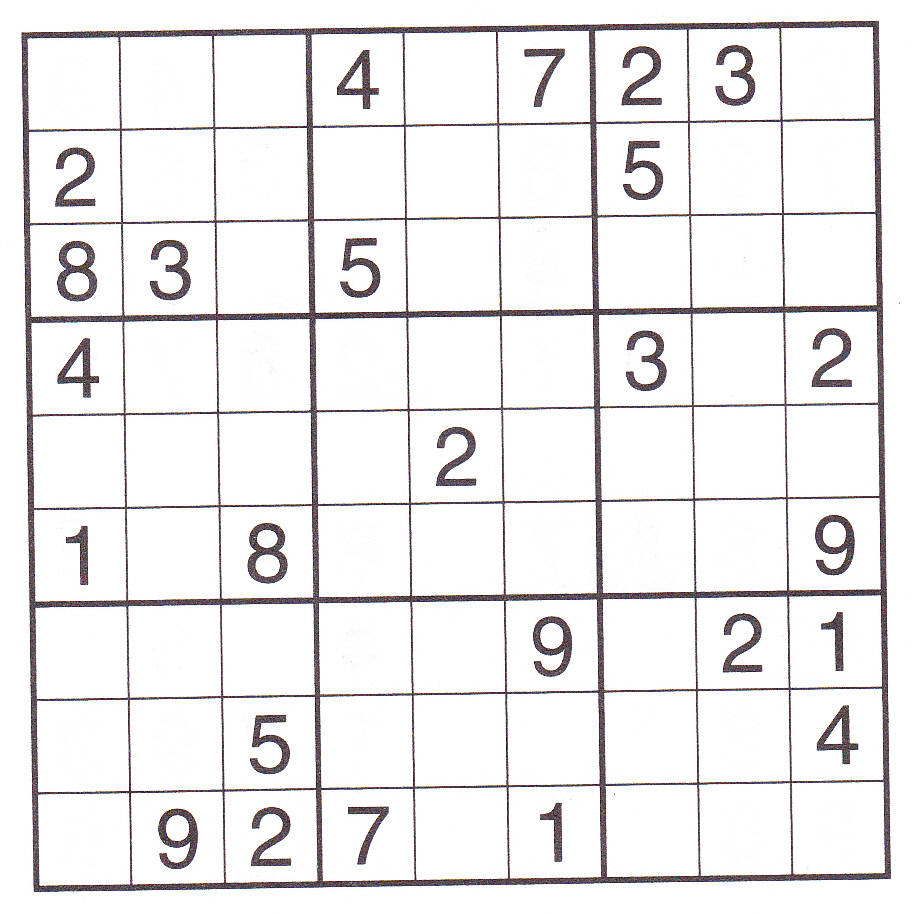
#> input picture sudoku.jpg, 920 x 914 px, found by its file name
$ python intersection_points.py
#> lines starting #> are read from the running program, lines starting #| are printed output that depends on the picture; pictures that were not available may be replaced by others from this repository, and a replacement may not be noted
### edge_detection/detect_edges.py
import numpy as np
import cv2
import os
import math

def clear_directory(path):

    path = os.path.abspath(path)
    #Clear Output Folder
    directoryToClean = os.path.join(os.path.dirname(os.path.abspath(__file__)), path)
    directoryItems = [os.path.join(directoryToClean, f) for f in os.listdir(directoryToClean)]
    [os.remove(f) for f in directoryItems if os.path.isfile(f)]
    print("[INFO] Directory cleared: ", path)

def draw_edges(path, lines):

    path = os.path.abspath(path)
    gray = cv2.imread('D:\sudoku\sudoku.jpg')

    a = len(lines)
    for i in range(a):
        img_copy = gray.copy()
        cv2.line(img_copy, (lines[i][0][0], lines[i][0][1]), (lines[i][0][2], lines[i][0][3]), (0, 0, 255), 3, cv2.LINE_AA)
        img_path = os.path.join(path,f'line{i}.jpg')
        cv2.imwrite(img_path,img_copy)


def segregate_vertical_horizontal_lines(lines):

    vertical =[]
    horizontal = []

    a,_,_ = lines.shape
    for i in range(a):
        if (lines[i][0][0] - lines[i][0][1] < 0) and (lines[i][0][0] < lines[i][0][2]):
        #if (lines[i][0][2] - lines[i][0][1])/ (lines[i][0][0] - lines[i][0][0]):
            horizontal.append(lines[i])
        else:
            vertical.append(lines[i])
    return vertical,horizontal


def filter_edges(lines, line_type):

    filtered_edges = []
    distance = []
    coordinates = []

    if line_type == "vertical":
        for i in range(len(lines)):
            coordinates.append(lines[i][0][0])

    else:
        for i in range(len(lines)):
            coordinates.append(lines[i][0][1])

    for i in range(len(coordinates)-1):
        distance.append(coordinates[i+1] - coordinates[i])

    avg_distance = (max(distance) + min(distance))/2
    for i in range(len(coordinates) -1):
        if distance[i] > avg_distance:
            filtered_edges.append(lines[i])
    filtered_edges.append(lines[len(lines)-1])

    return filtered_edges


# [36 lines of commented-out code are left out]

### edge_detection/intersection_points.py
import cv2
import math
from math import trunc
import numpy as np
import os


import detect_edges

def line_intersection(line1,line2):

    line1 = line1[0].tolist()
    line2 = line2[0]

    line1 = [[line1[0], line1[1]],[line1[2], line1[3]]]
    line2 = [[line2[0], line2[1]],[line2[2], line2[3]]]

    xdiff = (line1[0][0] - line1[1][0], line2[0][0] - line2[1][0])
    ydiff = (line1[0][1] - line1[1][1], line2[0][1] - line2[1][1])

    def det(a,b):
        return a[0] * b[1] - a[1] * b[0]

    div = det(xdiff, ydiff)
    if div == 0:
        raise Exception('Lines do not interesect')

    d = (det(*line1), det(*line2))
    x = trunc(det(d, xdiff) / div)
    y = trunc(det(d, ydiff) / div)

    return (x,y)

# Clear Output Folder
detect_edges.clear_directory('edges_output/all_edges')
detect_edges.clear_directory('edges_output/segregated_edges/vertical')
detect_edges.clear_directory('edges_output/segregated_edges/horizontal')
detect_edges.clear_directory('edges_output/filtered_edges/vertical')
detect_edges.clear_directory('edges_output/filtered_edges/horizontal')
detect_edges.clear_directory('squares/')

#Pre-process Image
gray = cv2.imread('D:\sudoku\sudoku.jpg') #Convert to greay scale
#> gray is the input picture: shape (914, 920, 3); mean B, G, R 236.9, 236.1, 237.7
orginal_img = cv2.imread('D:\sudoku\sudoku.jpg')
edges = cv2.Canny(gray,50,150,apertureSize = 3) #Get edges
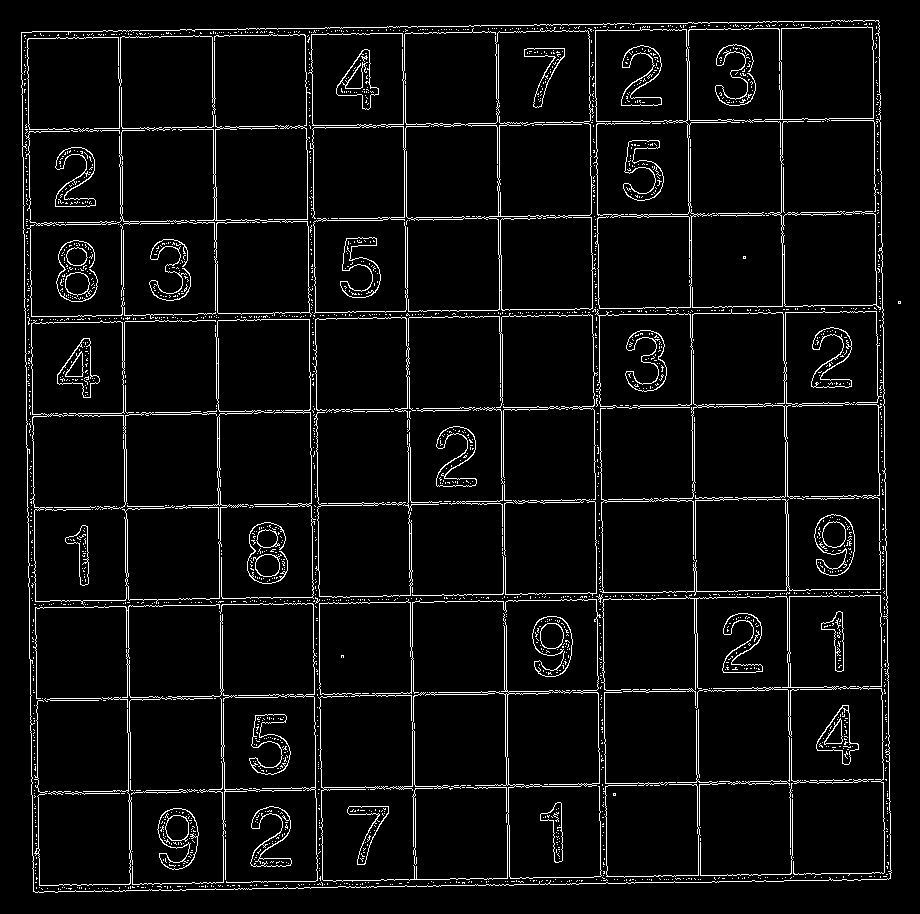
#> edges: shape (914, 920); 5.3% white in thin lines or dots
cv2.imwrite('edges-50-150.jpg',edges)

#Get edges - HoughLinesP
w,h = edges.shape
#> w = 914; h = 920
minLineLength= max(math.floor(w-(w*0.10)),math.floor(h-(h*0.10)))
#> minLineLength = 828
lines = cv2.HoughLinesP(image=edges,rho=1,theta=np.pi/360, threshold=150,lines=np.array([]), minLineLength=minLineLength,maxLineGap=100)
#> lines = 40 rows, first 6: [117, 31, 132, 890], [686, 23, 701, 882], [402, 26, 417, 886], [26, 416, 884, 401], [494, 25, 509, 885], [23, 225, 881, 210]
detect_edges.draw_edges('edges_output/all_edges/',lines)
#> in draw_edges, `a = len(lines)`: a = 40
print("Number of detected lines:",len(lines))
#| Number of detected lines: 40

#Get vertical & horizontal lines:
vertical, horizontal = detect_edges.segregate_vertical_horizontal_lines(lines)
#> after the loop in segregate_vertical_horizontal_lines, `for i in range(a):`: horizontal = 24 items, first 6: [[26, 416, 884, 401]], [[23, 225, 881, 210]], [[22, 131, 880, 116]], [[33, 886, 890, 871]], [[36, 892, 890, 878]], [[27, 511, 885, 496]]; vertical = 16 items, first 6: [[117, 31, 132, 890]], [[686, 23, 701, 882]], [[402, 26, 417, 886]], [[494, 25, 509, 885]], [[781, 21, 789, 880]], [[211, 29, 226, 881]]
print("Number of vertical lines:",len(vertical))
#| Number of vertical lines: 16
print("Number of horizontal lines:",len(horizontal))
#| Number of horizontal lines: 24


#Sort Edges:
vertical_sorted = sorted(vertical, key=lambda i: i[0][0])
#> vertical_sorted = 16 items, first 6: [[117, 31, 132, 890]], [[121, 30, 128, 890]], [[211, 29, 226, 881]], [[214, 29, 222, 886]], [[302, 28, 317, 887]], [[313, 28, 321, 887]]
horizontal_sorted = sorted(horizontal, key=lambda i: i[0][1])
#> horizontal_sorted = 24 items, first 6: [[26, 32, 41, 888]], [[21, 34, 878, 27]], [[21, 39, 878, 24]], [[22, 131, 880, 116]], [[22, 132, 880, 117]], [[23, 221, 881, 213]]
detect_edges.draw_edges('edges_output/segregated_edges/vertical',vertical_sorted)
detect_edges.draw_edges('edges_output/segregated_edges/horizontal',horizontal_sorted)

# Filter excess lines based on - Distance between lines
vertical_filtered = detect_edges.filter_edges(vertical_sorted,"vertical")
#> the loop in filter_edges, `for i in range(len(lines)):` made 16 passes
#> after the loop in filter_edges, `for i in range(len(lines)):`: coordinates = [117, 121, 211, 214, 302, 313, 400, 402, 494, 496, 586, 592, 686, 689, 781, 876]
#> the loop in filter_edges, `for i in range(len(coordinates)-1):` made 15 passes
#> after the loop in filter_edges, `for i in range(len(coordinates)-1):`: distance = [4, 90, 3, 88, 11, 87, 2, 92, 2, 90, 6, 94, 3, 92, 95]
#> in filter_edges, `avg_distance = (max(distance) + min(distance))/2`: avg_distance = 48.5
#> the loop in filter_edges, `for i in range(len(coordinates) -1):` made 15 passes
#> after the loop in filter_edges, `for i in range(len(coordinates) -1):`: filtered_edges = [[[121, 30, 128, 890]], [[214, 29, 222, 886]], [[313, 28, 321, 887]], [[402, 26, 417, 886]], [[496, 25, 511, 885]], [[592, 24, 607, 882]], [[689, 22, 696, 882]], [[781, 21, 789, 880]]]
#> vertical_filtered = [[[121, 30, 128, 890]], [[214, 29, 222, 886]], [[313, 28, 321, 887]], [[402, 26, 417, 886]], [[496, 25, 511, 885]], [[592, 24, 607, 882]], [[689, 22, 696, 882]], [[781, 21, 789, 880]], [[876, 20, 891, 872]]]
detect_edges.draw_edges('edges_output/filtered_edges/vertical',vertical_filtered)
horizontal_filtered = detect_edges.filter_edges(horizontal_sorted,"horizontal")
#> the loop in filter_edges (call 2), `for i in range(len(lines)):` made 24 passes
#> the loop in filter_edges (call 2), `for i in range(len(coordinates)-1):` made 23 passes
#> the loop in filter_edges (call 2), `for i in range(len(coordinates) -1):` made 23 passes
#> horizontal_filtered = [[[21, 39, 878, 24]], [[22, 132, 880, 117]], [[23, 225, 881, 210]], [[25, 323, 882, 308]], [[26, 416, 884, 401]], [[28, 512, 877, 497]], [[29, 608, 886, 594]], [[30, 702, 888, 687]], [[32, 795, 889, 780]], [[36, 892, 890, 878]]]
detect_edges.draw_edges('edges_output/filtered_edges/horizontal',horizontal_filtered)

#----------------------------------------------------------------
#           Intersection Points
#----------------------------------------------------------------

intersection_points= []
intersection_index = 0
for hline in horizontal_filtered:

    hline_points = []

    for vline in vertical_filtered:

        img_copy = orginal_img.copy()
        center_coordinates = line_intersection(hline, vline)
        #print(f'Vertical Line: {vline}  Horizontal Line: {hline}')
        #print(f'Intersection:{center_coordinates} \n\n')
        hline_points.append(center_coordinates)
        cv2.circle(img_copy, center_coordinates, 10, (255, 255, 0), 5)
        cv2.line(img_copy, (vline[0][0], vline[0][1]), (vline[0][2], vline[0][3]), (0, 0, 255), 3, cv2.LINE_AA)
        cv2.line(img_copy, (hline[0][0], hline[0][1]), (hline[0][2], hline[0][3]), (0, 0, 255), 3, cv2.LINE_AA)

        cv2.imwrite(f"intersections/{intersection_index}.jpg", img_copy)
        intersection_index = intersection_index + 1


    intersection_points.append(hline_points)
#> this loop made 10 passes
#> pass 1, `cv2.imwrite(f"intersections/{intersection_index}.jpg", img_copy)`:
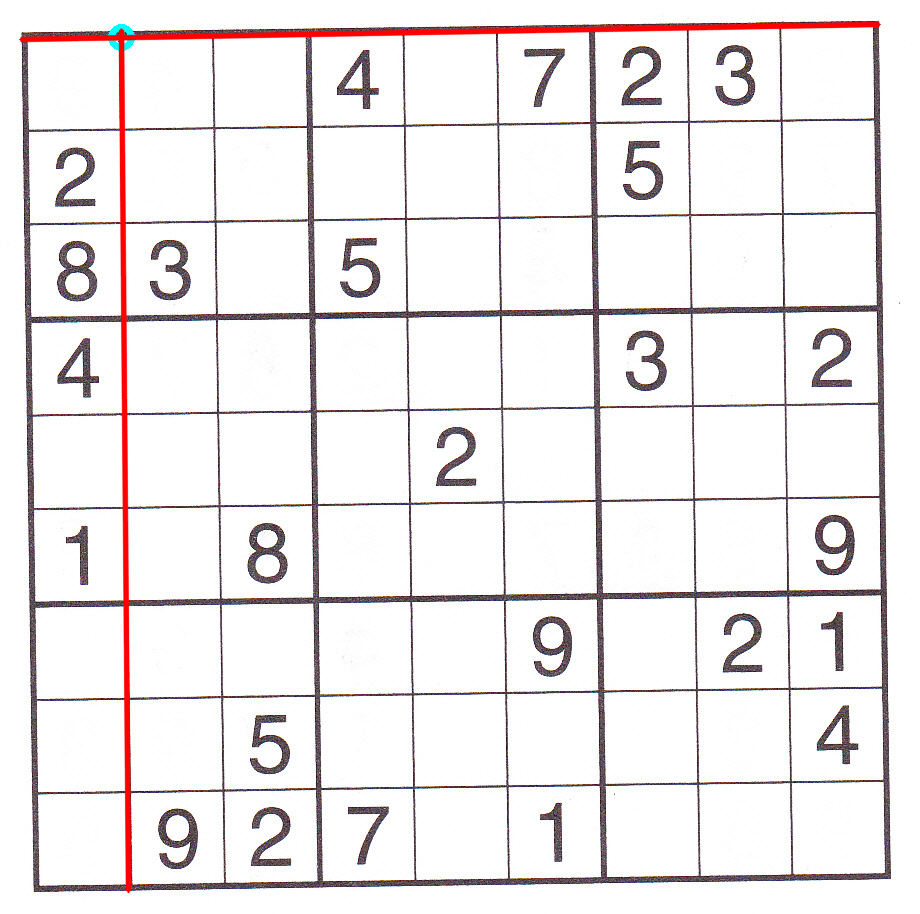
#> saved as 0.jpg: shape (914, 920, 3); mean B, G, R 235.1, 234.3, 238.5
#> pass 1, `cv2.imwrite(f"intersections/{intersection_index}.jpg", img_copy)`:
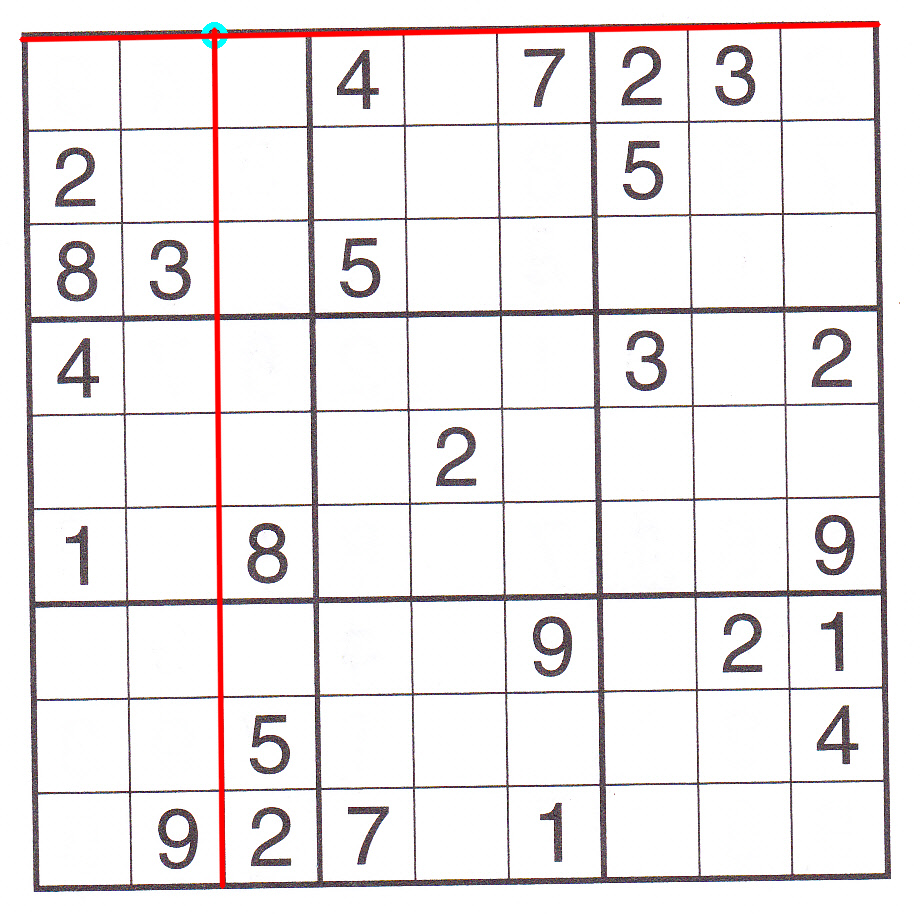
#> saved as 1.jpg: shape (914, 920, 3); mean B, G, R 235.1, 234.3, 238.6
#> pass 1, `cv2.imwrite(f"intersections/{intersection_index}.jpg", img_copy)`:
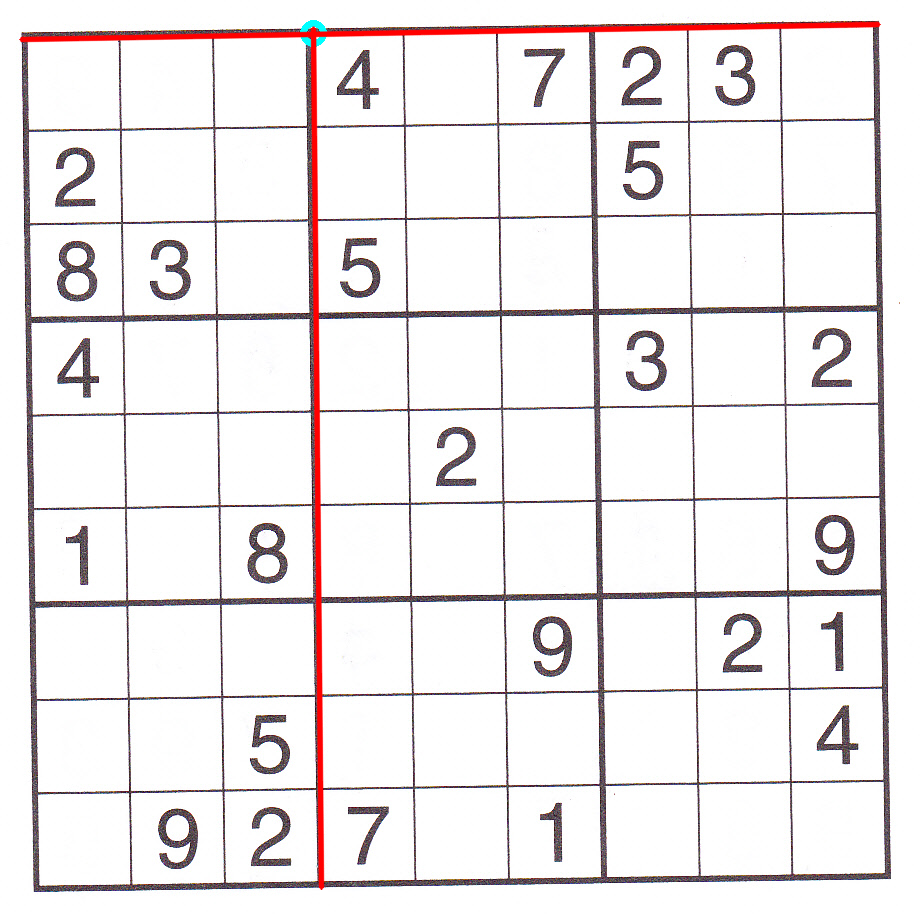
#> saved as 2.jpg: shape (914, 920, 3); mean B, G, R 235.2, 234.4, 238.6
#> pass 1, `cv2.imwrite(f"intersections/{intersection_index}.jpg", img_copy)`:
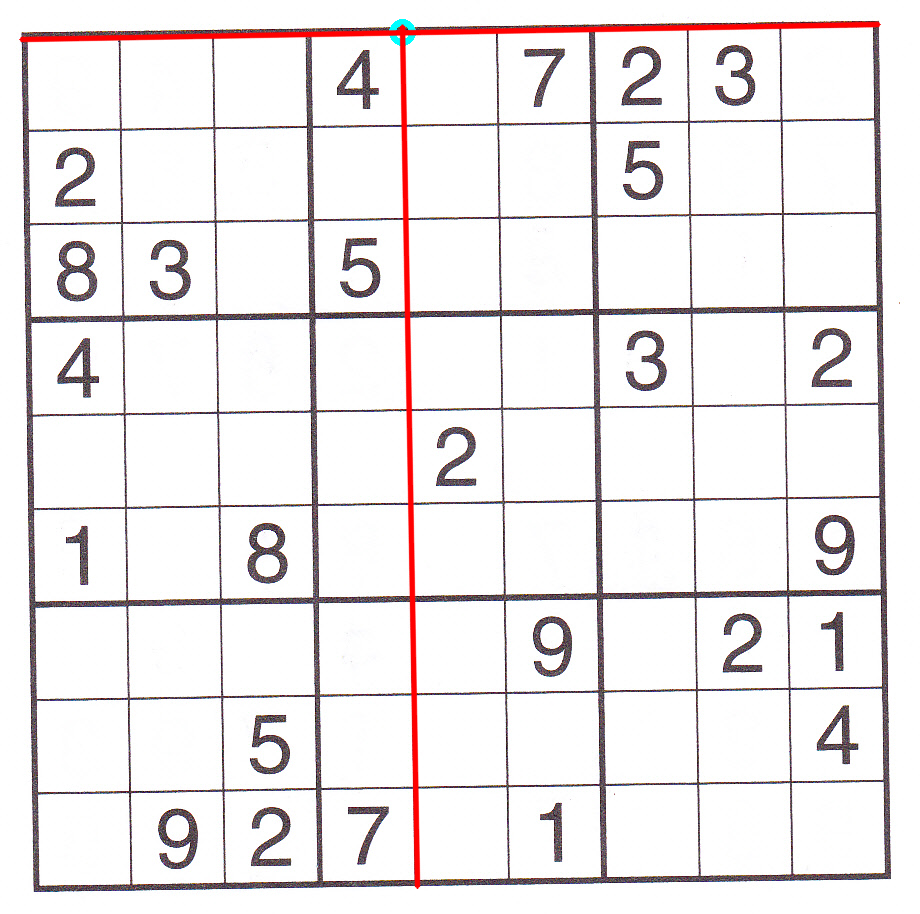
#> saved as 3.jpg: shape (914, 920, 3); mean B, G, R 235.1, 234.3, 238.6
print(intersection_points)
#> (printed output is left out)

#----------------------------------------------------------------
#           Cropping squares
#----------------------------------------------------------------

square_number = 0
for i in range(0,8):
     #rows
    for j in range(0,7): #colums

        point1 = intersection_points[i][j] #top left vertex
        point2 = intersection_points[i+1][j+1] #bottom right vertex

        print(point1)
        print(point2)


        img_copy = orginal_img[point1[1]: point2[1], point1[0]: point2[0]].copy()

        # cv2.circle(img_copy, point1, 10, (255, 255, 0), 5)
        # cv2.circle(img_copy, point2, 10, (255, 255, 0), 5)

        cv2.imwrite(f"squares/square{square_number}.jpg", img_copy)
        square_number = square_number +1
#> this loop made 8 passes
#> pass 1, `cv2.imwrite(f"squares/square{square_number}.jpg", img_copy)`:
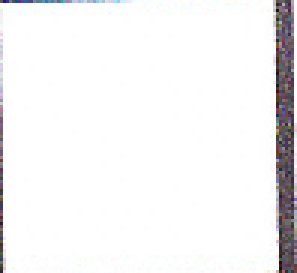
#> saved as square1.jpg: shape (91, 99, 3) (shown 3 times larger); mean B, G, R 243.2, 242.4, 243.2
#> pass 1, `cv2.imwrite(f"squares/square{square_number}.jpg", img_copy)`:
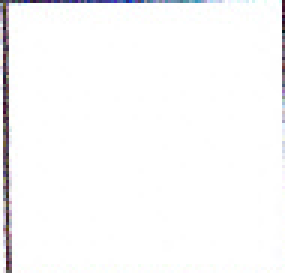
#> saved as square3.jpg: shape (91, 95, 3) (shown 3 times larger); mean B, G, R 249.4, 248.7, 249
